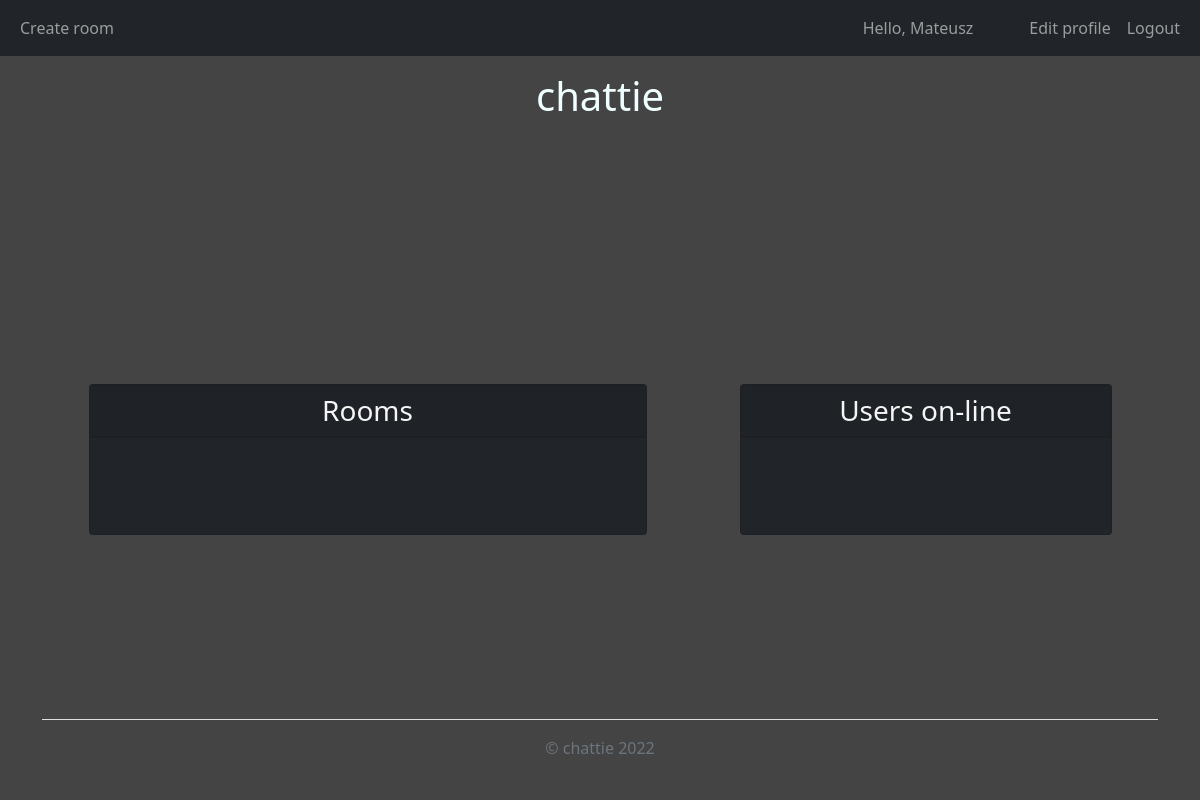
Page / (signed in) on the earlier database version.
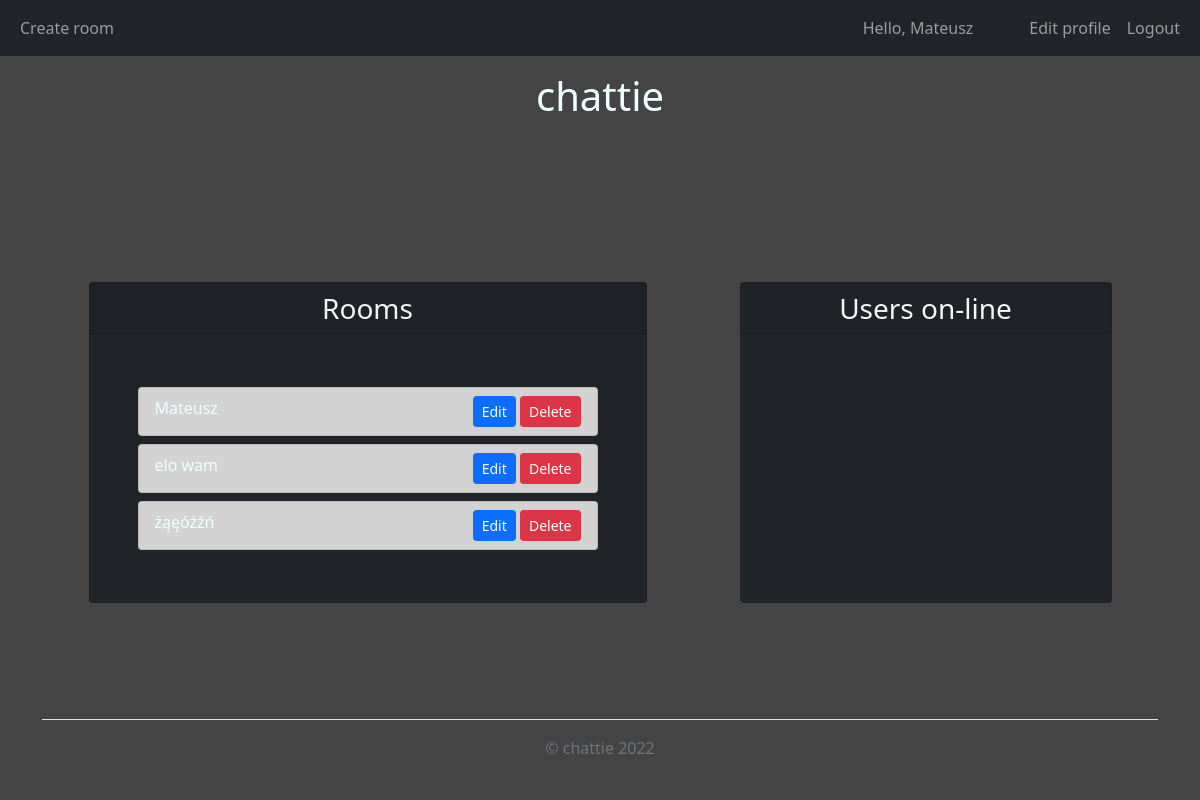
Same page on the later database version.
### chattie/models.py (models this page shows, shortened)
class TimestampMixin():
    created = db.Column(
        db.DateTime,
        nullable=False,
        default=datetime.utcnow)
    updated = db.Column(db.DateTime,
                        onupdate=datetime.utcnow)

class User(db.Model, UserMixin, TimestampMixin):
    __tablename__ = 'user'
    id = db.Column(db.Integer,
                   primary_key=True)
    username = db.Column(db.String(20),
                         unique=True,
                         nullable=False)
    email = db.Column(db.String(120),
                      unique=True,
                      nullable=False)
    password = db.Column(db.String(60),
                         nullable=False)
    rooms_created = db.relationship('Room',
                                    backref='creator',
                                    lazy=True)
    messages_sent = db.relationship('Message',
                                    backref='author',
                                    lazy=True)
    profile = db.relationship('Profile',
                              backref=backref('user',
                                              uselist=False),
                              lazy=True,)

class Room(db.Model, TimestampMixin):
    __tablename__ = 'room'
    id = db.Column(db.Integer,
                   primary_key=True)
    name = db.Column(db.String(20),
                     nullable=False,
                     unique=True)
    creator_id = db.Column(db.Integer,
                           db.ForeignKey('user.id'),
                           nullable=False)
    participants = db.relationship('User',
                                   secondary=user_identifier)
    messages = db.relationship('Message',
                               backref='room_with_messages',
                               lazy=True,
                               cascade="all, delete")

### chattie/main/routes.py (the view)
@main.route("/")
def home():
    if not current_user.is_authenticated:
        return redirect(url_for('users.login'))
    rooms = Room.query.all()
    global clients
    return render_template('home.html',
                           title='home',
                           rooms=rooms,
                           clients=clients)

### chattie/models.py (called while the page is built)
@login_manager.user_loader
def load_user(user_id):
    return User.query.get(int(user_id))

### chattie/templates/home.html (shortened to what this page needs)
{% extends "main.html" %}
{% block content %}
<div class="container d-flex justify-content-around my-auto">
    <div class="card col-md-6 bg-dark">
        <div class="card text-center bg-dark">
            <h3 class=" fw-normal card-text card-header ">Rooms</h3>
        </div>
        <div class="p-5">
        {% for room in rooms %}
        <div class="list-group">
            <div class="list-group-item list-group-item-action list-group-item-dark my-1 d-flex justify-content-between">
                <a id="{{ room.name }}" class="room_join" href="{{ url_for('chats.room', room_name=room.name) }}" >{{ room.name }}</a>
                {% if room.creator_id == current_user.id %}
                <div>
                    <a class="btn btn-primary btn-sm" href="{{ url_for('chats.update_room', room_name=room.name) }}" role="button">Edit</a>
                    <a class="btn btn-danger btn-sm" href="{{ url_for('chats.delete_room', room_name=room.name) }}" role="button">Delete</a>
                </div>
                {% endif %}
            </div>
        </div>
        {% endfor %}
        </div>
    </div>
    <div class="card col-md-4 bg-dark">
        <div class="card text-center bg-dark">
            <h3 class=" fw-normal card-text card-header">Users on-line</h3>
        </div>
        <div class="p-5" id="users">
        </div>
    </div>
</div>
{% endblock %}

### chattie/templates/main.html (shortened to what this page needs)
<!DOCTYPE html>
<html lang="en">
<head>
    <link href="https://cdn.jsdelivr.net/npm/bootstrap@5.1.3/dist/css/bootstrap.min.css" rel="stylesheet">
    <link rel="stylesheet" type="text/css" href="{{ url_for('static', filename='css/main.css') }}">
</head>
<body class='d-flex flex-column min-vh-100'>
    {% include "layout/navbar.html" %}
    {% include "layout/logo.html" %}
        {% block content %}
        {% endblock %}
    {% include "layout/footer.html" %}
</body>
</html>

### chattie/templates/layout/navbar.html (shortened to what this page needs)
{% if current_user.is_authenticated %}
  <nav class="navbar navbar-expand-lg navbar-dark  bg-dark">
    <div class="container-fluid">
      <div class="collapse navbar-collapse" id="navbarSupportedContent">
      <ul class="navbar-nav me-auto mb-2 mb-lg-0">
        <li class='nav-item'>
          <a class='nav-link' href="{{ url_for('chats.create_room') }}">Create room</a>
        </li>
      </ul>
        <ul class="navbar-nav ms-auto mb-2 mb-lg-0">
          <li>
            <p class="navbar-text me-5 my-auto">Hello, {{current_user.username}}</p>
          </li>
          <li class="nav-item">
            <a class="nav-link" href="{{ url_for('users.edit_profile') }}">Edit profile</a>
          </li>
          <li>
            <a class="nav-link" href="{{ url_for('users.logout') }}">Logout</a>
          </li>
        </ul>
      </div>
    </div>
  </nav>
{% endif %}

### chattie/templates/layout/logo.html
<div id="logo" class="my-3">
    <h1><a href="/">chattie</a></h1>
</div>

### chattie/templates/layout/footer.html
<div class="container mt-auto">
  <footer class="d-flex flex-wrap py-3 my-4 border-top">
    <div class="col-md-12 d-flex">
      <div class="text-muted ms-auto me-auto">© chattie 2022</div>
    </div>
  </footer>
</div>

### chattie/static/css/main.css (style rules this page uses)
body { background-color: #444; color: whitesmoke; }
#logo { text-align: center; }
a { color: azure; text-decoration: none; }
ul { list-style-type: none; }

Differences in the rows shown:
added Room: name "Mateusz"
added Room: name "elo wam"
added Room: name "żąęóżźń"
